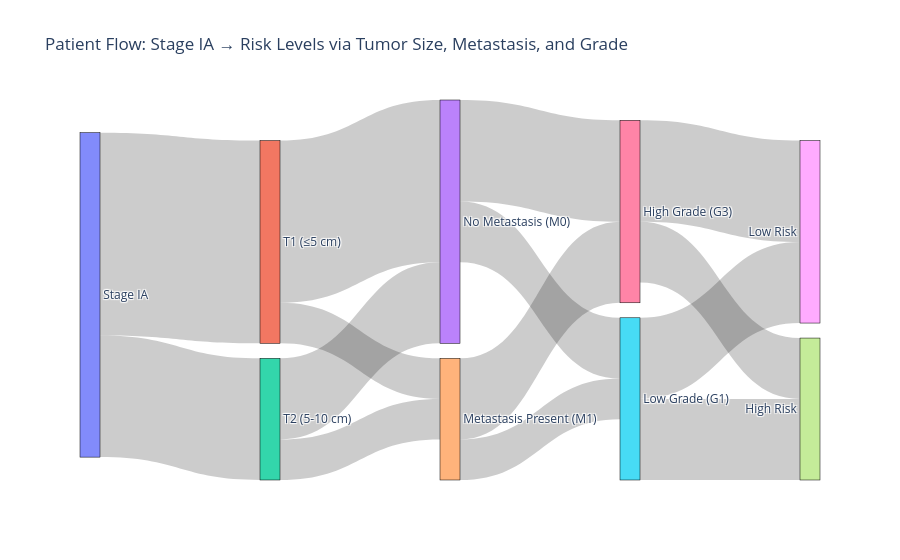

Notebook cell for this chart:
### Code cell
import plotly.graph_objects as go

# Nodes in the hierarchy
nodes = [
    'Stage IA', 
    'T1 (≤5 cm)', 'T2 (5-10 cm)',  # Tumor size categories
    'No Metastasis (M0)', 'Metastasis Present (M1)',  # Metastasis categories
    'Low Grade (G1)', 'High Grade (G3)',  # Grade categories
    'High Risk', 'Low Risk'  # Risk levels
]

# Links between nodes (source → target) with patient counts    'treatment_features.chemotherapy', 
links = dict(
    source=[
        0, 0,  # Stage IA → Tumor Size (T1, T2)
        1, 1, 2, 2,  # Tumor Size → Metastasis (M0, M1)
        3, 3, 4, 4,  # Metastasis → Grade (G1, G3)
        5, 5, 6, 6   # Grade → Risk Level (High, Low)
    ],
    target=[
        1, 2,  # Stage IA → Tumor Size (T1, T2)
        3, 4, 3, 4,  # Tumor Size → Metastasis (M0, M1)
        5, 6, 5, 6,  # Metastasis → Grade (G1, G3)
        7, 8, 7, 8   # Grade → Risk Level (High, Low)
    ],
    value=[
        50, 30,  # Patients from Stage IA → Tumor Sizes
        40, 10, 20, 10,  # Tumor Sizes → Metastasis
        15, 25, 10, 20,  # Metastasis → Grade
        20, 20, 15, 25   # Grade → Risk Levels
    ]
)

# Create Sankey Diagram
fig = go.Figure(go.Sankey(
    node=dict(
        pad=15,
        thickness=20,
        line=dict(color="black", width=0.5),
        label=nodes
    ),
    link=links
))

# Add title and display
fig.update_layout(
    title_text="Patient Flow: Stage IA → Risk Levels via Tumor Size, Metastasis, and Grade",
    font_size=12
)

fig.show()

### Figure 1 — Plotly figure (JSON) as saved in the notebook; plotly's stock layout.template omitted (floating-point values rounded to 4 significant figures)
{"data": [{"link": {"source": [0, 0, 1, 1, 2, 2, 3, 3, 4, 4, 5, 5, 6, 6], "target": [1, 2, 3, 4, 3, 4, 5, 6, 5, 6, 7, 8, 7, 8], "value": [50, 30, 40, 10, 20, 10, 15, 25, 10, 20, 20, 20, 15, 25]}, "node": {"label": ["Stage IA", "T1 (≤5 cm)", "T2 (5-10 cm)", "No Metastasis (M0)", "Metastasis Present (M1)", "Low Grade (G1)", "High Grade (G3)", "High Risk", "Low Risk"], "line": {"color": "black", "width": 0.5}, "pad": 15, "thickness": 20}, "type": "sankey"}], "layout": {"font": {"size": 12}, "title": {"text": "Patient Flow: Stage IA → Risk Levels via Tumor Size, Metastasis, and Grade"}}}
